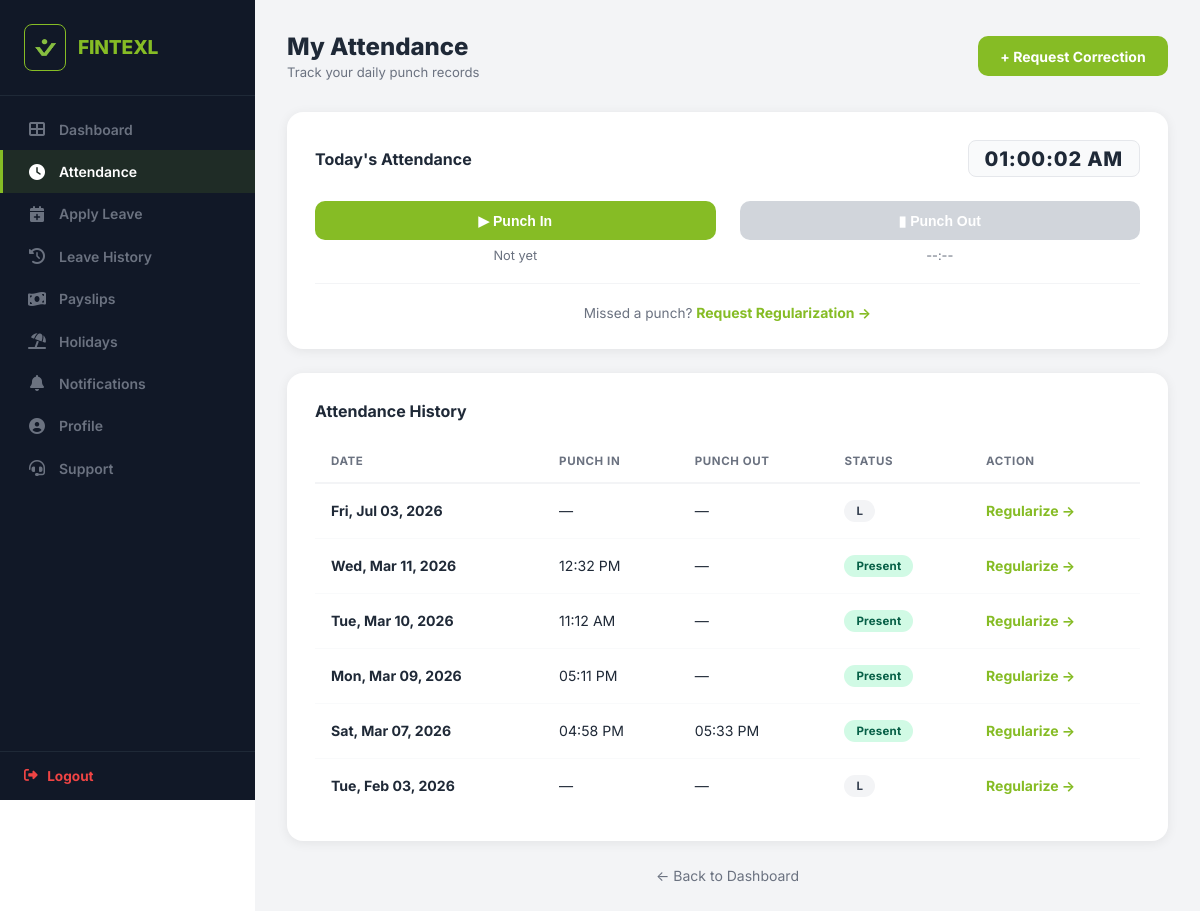
/attendance/calendar/ (signed in), run on the app's committed database.
### zettrack_app/models.py (models this page shows, shortened)
class CustomUser(AbstractUser):
    username = None
    email = models.EmailField(_('email address'), unique=True)
    phone = models.CharField(max_length=15, unique=True, blank=True, null=True)
    company = models.ForeignKey(Company, on_delete=models.CASCADE, null=True, blank=True, related_name='users')
    is_company_admin = models.BooleanField(default=False)
    USERNAME_FIELD = 'email'
    REQUIRED_FIELDS = []
    objects = CustomUserManager()

class Company(models.Model):
    COMPANY_SIZE_CHOICES = [
        ('1-10', '1-10'),
        ('11-50', '11-50'),
        ('51-200', '51-200'),
        ('200+', '200+'),
    ]
    PRIMARY_USE_CHOICES = [
        ('attendance_only', 'Attendance only'),
        ('attendance_payroll', 'Attendance + Payroll'),
    ]
    name = models.CharField(max_length=255)
    size = models.CharField(max_length=20, choices=COMPANY_SIZE_CHOICES, blank=True)
    industry = models.CharField(max_length=100, blank=True)
    primary_use = models.CharField(max_length=50, choices=PRIMARY_USE_CHOICES, blank=True)
    no_of_branches = models.PositiveIntegerField(default=1)
    gstin = models.CharField(max_length=15, blank=True)
    referral_source = models.CharField(max_length=100, blank=True)
    country = models.CharField(max_length=100, default='India')
    state = models.CharField(max_length=100)
    city = models.CharField(max_length=100)
    logo = models.ImageField(upload_to='company_logos/', blank=True, null=True)
    created_at = models.DateTimeField(auto_now_add=True)

class Attendance(models.Model):
    STATUS_CHOICES = [
        ('P', 'Present'),
        ('A', 'Absent'),
        ('HD', 'Half Day'),
        ('L', 'Leave'),
        ('H', 'Holiday'),
        ('WO', 'Week Off'),
    ]
    user = models.ForeignKey(CustomUser, on_delete=models.CASCADE, related_name='attendances')
    date = models.DateField()
    punch_in = models.DateTimeField(null=True, blank=True)
    punch_out = models.DateTimeField(null=True, blank=True)
    status = models.CharField(max_length=5, choices=STATUS_CHOICES, default='P')
    latitude_in = models.DecimalField(max_digits=9, decimal_places=6, null=True, blank=True)
    longitude_in = models.DecimalField(max_digits=9, decimal_places=6, null=True, blank=True)
    latitude_out = models.DecimalField(max_digits=9, decimal_places=6, null=True, blank=True)
    longitude_out = models.DecimalField(max_digits=9, decimal_places=6, null=True, blank=True)
    class Meta:
        unique_together = ('user', 'date')

### zettrack_app/views.py (the view)
# urls.py: path('attendance/calendar/', views.attendance_calendar_employee, name='attendance_calendar_employee'),
@login_required
def attendance_calendar_employee(request):
    attendances = Attendance.objects.filter(user=request.user).order_by('-date')
    today = date.today()
    attendance = Attendance.objects.filter(user=request.user, date=today).first()
    return render(request, 'zettrack_app/attendance_calendar_employee.html', {'attendances': attendances, 'attendance': attendance})

### zettrack_app/context_processors.py (called while the page is built)
def notifications_count(request):
    if request.user.is_authenticated:
        count = Notification.objects.filter(user=request.user, is_read=False).count()
        return {'unread_notifications_count': count}
    return {'unread_notifications_count': 0}

### zettrack_app/templates/zettrack_app/attendance_calendar_employee.html (shortened to what this page needs)
{% extends 'zettrack_app/employee_base.html' %}
{% load tz %}
{% block employee_content %}
<div class="emp-page">
    <div class="emp-container">
        <div class="emp-page-header">
            <div>
                <h1 class="emp-page-title">My Attendance</h1>
                <p class="emp-page-subtitle">Track your daily punch records</p>
            </div>
            <a href="{% url 'regularization_request' %}" class="emp-btn">+ Request Correction</a>
        </div>
        <div class="emp-card" style="margin-bottom: 1.5rem; text-align: center;">
            <div style="display: flex; justify-content: space-between; align-items: center; margin-bottom: 1.5rem;">
                <h4 class="emp-card-title" style="margin: 0;">Today's Attendance</h4>
                <span class="emp-clock" id="current-time">--:--:--</span>
            </div>
            <div class="emp-punch-row">
                <div class="emp-punch-col">
                    <form method="POST" action="{% url 'punch_in' %}" style="width: 100%;">
                        <button type="submit" class="emp-btn emp-btn-full" {% if attendance.punch_in %}disabled{% endif %}>
                            &#9654; Punch In
                        </button>
                    </form>
                    <span class="emp-punch-time">
                        {% if attendance.punch_in %}
                            <span style="color: #065f46; font-weight: 700;">In: {{ attendance.punch_in|localtime|date:"h:i A" }}</span>
                        {% else %}
                            Not yet
                        {% endif %}
                    </span>
                </div>
                <div class="emp-punch-col">
                    <form method="POST" action="{% url 'punch_out' %}" style="width: 100%;">
                        <button type="submit" class="emp-btn emp-btn-red emp-btn-full" {% if not attendance.punch_in or attendance.punch_out %}disabled{% endif %}>
                            &#9646; Punch Out
                        </button>
                    </form>
                    <span class="emp-punch-time">
                        {% if attendance.punch_out %}
                            <span style="color: #991b1b; font-weight: 700;">Out: {{ attendance.punch_out|localtime|date:"h:i A" }}</span>
                        {% else %}
                            --:--
                        {% endif %}
                    </span>
                </div>
            </div>
            <hr class="emp-punch-divider">
            <p style="font-size: 0.85rem; color: #6b7280; margin: 0;">
                Missed a punch?
                <a href="{% url 'my_regularizations' %}" class="emp-link">Request Regularization &rarr;</a>
            </p>
        </div>
        <div class="emp-card">
            <h4 class="emp-card-title">Attendance History</h4>
            <table class="emp-table">
                <thead>
                    <tr>
                        <th>Date</th>
                        <th>Punch In</th>
                        <th>Punch Out</th>
                        <th>Status</th>
                        <th>Action</th>
                    </tr>
                </thead>
                <tbody>
                    {% for att in attendances %}
                    <tr>
                        <td class="emp-td-bold">{{ att.date|date:"D, M d, Y" }}</td>
                        <td>{{ att.punch_in|localtime|date:"h:i A"|default:"&mdash;" }}</td>
                        <td>{{ att.punch_out|localtime|date:"h:i A"|default:"&mdash;" }}</td>
                        <td>
                            <span class="emp-badge {% if att.status == 'P' %}emp-badge-green{% elif att.status == 'A' %}emp-badge-red{% else %}emp-badge-gray{% endif %}">
                                {% if att.status == 'P' %}Present{% elif att.status == 'A' %}Absent{% else %}{{ att.status }}{% endif %}
                            </span>
                        </td>
                        <td>
                            <a href="{% url 'regularization_request' %}" class="emp-link">Regularize &rarr;</a>
                        </td>
                    </tr>
                    {% empty %}
                    <tr class="emp-empty"><td colspan="5">No attendance records found.</td></tr>
                    {% endfor %}
                </tbody>
            </table>
        </div>
        <p style="text-align: center; margin-top: 1.5rem;">
            <a href="{% url 'employee_dashboard' %}" class="emp-link-muted">&larr; Back to Dashboard</a>
        </p>
    </div>
</div>
{% endblock %}

### zettrack_app/templates/zettrack_app/employee_base.html (shortened to what this page needs)
{% extends 'zettrack_app/base.html' %}
{% block content %}
<div class="emp-layout">
    <aside class="emp-sidebar" id="emp-sidebar">
        <div class="emp-sidebar-brand" style="display: flex; align-items: center; gap: 0.75rem;">
            {% if request.user.company.logo %}
                <img src="{{ request.user.company.logo.url }}" alt="Logo" style="width: 40px; height: 45px; border-radius: 8px; object-fit: cover; border: 1.5px solid var(--emp-primary);">
            {% else %}
                <div style="width: 40px; height: 45px; background: var(--emp-primary); border-radius: 8px; display: flex; align-items: center; justify-content: center; font-weight: 800; font-size: 1.1rem; color: #111827; flex-shrink: 0;">
                    {{ request.user.company.name|first|upper }}
                </div>
            {% endif %}
            <div style="overflow: hidden;">
                <div class="emp-sidebar-brand-name" style="font-size: 1.2rem; line-height: 1.1;">{{ request.user.company.name }}</div>
            </div>
        </div>
        <ul class="emp-sidebar-nav">
            <li>
                <a href="{% url 'employee_dashboard' %}"
                   class="emp-nav-link {% if request.resolver_match.url_name == 'employee_dashboard' %}active{% endif %}">
                    <span class="nav-icon"><i class="fas fa-th-large"></i></span> Dashboard
                </a>
            </li>
            <li>
                <a href="{% url 'attendance_calendar_employee' %}"
                   class="emp-nav-link {% if request.resolver_match.url_name == 'attendance_calendar_employee' %}active{% endif %}">
                    <span class="nav-icon"><i class="fas fa-clock"></i></span> Attendance
                </a>
            </li>
            <li>
                <a href="{% url 'leave_apply' %}"
                   class="emp-nav-link {% if request.resolver_match.url_name == 'leave_apply' %}active{% endif %}">
                    <span class="nav-icon"><i class="fas fa-calendar-plus"></i></span> Apply Leave
                </a>
            </li>
            <li>
                <a href="{% url 'my_regularizations' %}"
                   class="emp-nav-link {% if request.resolver_match.url_name == 'my_regularizations' %}active{% endif %}">
                    <span class="nav-icon"><i class="fas fa-history"></i></span> Leave History
                </a>
            </li>
            <li>
                <a href="{% url 'payslips' %}"
                   class="emp-nav-link {% if request.resolver_match.url_name == 'payslips' %}active{% endif %}">
                    <span class="nav-icon"><i class="fas fa-money-bill-wave"></i></span> Payslips
                </a>
            </li>
            <li>
                <a href="{% url 'employee_holidays' %}"
                   class="emp-nav-link {% if request.resolver_match.url_name == 'employee_holidays' %}active{% endif %}">
                    <span class="nav-icon"><i class="fas fa-umbrella-beach"></i></span> Holidays
                </a>
            </li>
            <li>
                <a href="{% url 'notification_dashboard' %}"
                   class="emp-nav-link {% if 'notifications' in request.resolver_match.url_name %}active{% endif %}">
                    <span class="nav-icon"><i class="fas fa-bell"></i></span> Notifications
                </a>
            </li>
            <li>
                <a href="{% url 'employee_profile' %}"
                   class="emp-nav-link {% if request.resolver_match.url_name == 'employee_profile' %}active{% endif %}">
                    <span class="nav-icon"><i class="fas fa-user-circle"></i></span> Profile
                </a>
            </li>
            <li>
                <a href="#" class="emp-nav-link">
                    <span class="nav-icon"><i class="fas fa-headset"></i></span> Support
                </a>
            </li>
        </ul>
        <div class="emp-sidebar-footer">
            <a href="{% url 'logout' %}" class="emp-logout-link">
                <i class="fas fa-sign-out-alt"></i> Logout
            </a>
        </div>
    </aside>
    <main class="emp-main">
        {% block employee_content %}{% endblock %}
    </main>
</div>
{% endblock %}

### zettrack_app/templates/zettrack_app/base.html (style rules this page uses)
:root { --primary-color: #86bc25; --primary-dark: #6a961d; --text-dark: #000000; }
html { scroll-behavior: smooth; }
body { font-family: 'Inter', -apple-system, BlinkMacSystemFont, "Segoe UI", Roboto, sans-serif; margin: 0; padding: 0; background-color: #ffffff; color: var(--text-dark); }

### data on the page
CustomUser: user.company.logo (picture), user.company.name "FINTEXL"
Attendance: date "Fri, Jul 03, 2026", punch_in "—", punch_out "—", status "L"
Attendance: date "Wed, Mar 11, 2026", punch_in "12:32 PM", punch_out "—", status "Present"
Attendance: date "Tue, Mar 10, 2026", punch_in "11:12 AM", punch_out "—", status "Present"
Attendance: date "Mon, Mar 09, 2026", punch_in "05:11 PM", punch_out "—", status "Present"
Attendance: date "Sat, Mar 07, 2026", punch_in "04:58 PM", punch_out "05:33 PM", status "Present"
Attendance: date "Tue, Feb 03, 2026", punch_in "—", punch_out "—", status "L"
